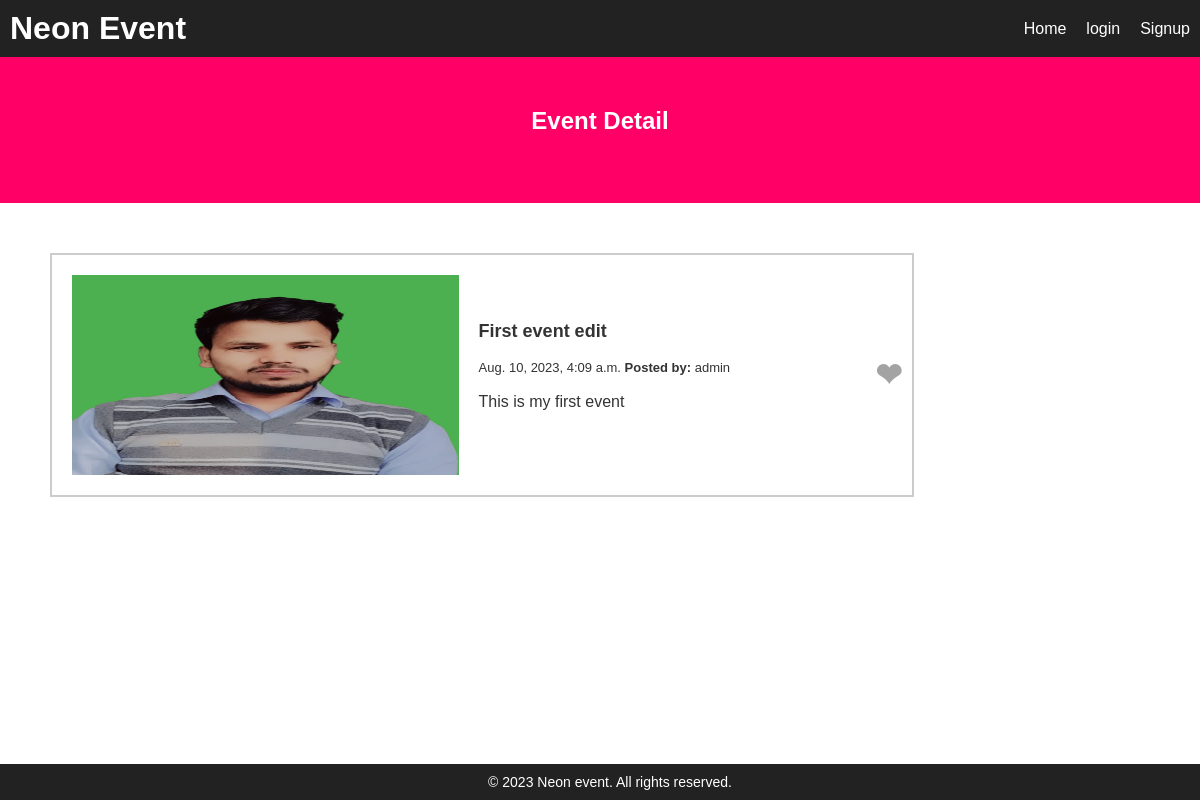
Screenshot of /event_detail/17 with the database file from the repository.
### app1/models.py (models this page shows)
class Event(models.Model):
    user_id =models.ForeignKey(User,on_delete=models.CASCADE)
    title =models.CharField(max_length=150)
    dec =models.TextField()
    liked =models.ManyToManyField(User, default=None, blank=True,related_name='liked')
    date = models.DateTimeField(auto_now_add=True,null=True)
    img=models.ImageField(upload_to='my_img', null=True, blank=True)

### app1/views.py (the view)
# urls.py: path('event_detail/<int:id>', views.event_detail, name='event_detail'),
def event_detail(request,id):
    event=Event.objects.get(id=id)
    context ={'events':event}
    print(event)
    return render(request, "event_detail.html",context)

### templates/event_detail.html (shortened to what this page needs)
{% extends 'base.html' %}
{% block content %}
{% load static %}
<html lang="en">
<head>
  <link rel="stylesheet" href="/static/css/styles.css">
</head>
<body>
  <section class="hero-section1" style=" background-color: #ff0066; color: #fff;text-align: center;padding: 50px 0; ">
    <div class="container">
      <h2 style="color:white;">Event Detail</h2><br>
    </div>
  </section>
    <div class="column-container">
      <div class="column image-column">
        <img src="{{events.img.url}}"width="100%">
      </div>
      <div class ="column title-column">
        <h3 class = "Title">{{events.title}} </h3><br>
        <p class = "Date">{{events.date}} <b>Posted by:</b> {{events.user_id.username}}</p><br>
        <p class = "Dec">{{events.dec}}</p><br>
      </div>
      <div style="flex: -1; align:center">
        <h1 class=" Like" style=" color:#a3a3a3; size:40px; text-align:center">&#10084</h1>
    </div>
    </div>
</body>
</html>
{% endblock  %}

### static/css/styles.css (style rules this page uses)
body, h1, h2, h3, p, ul, li { margin: 0; padding: 0; font-family: Arial, sans-serif; color: #333; }
.column-container { width:70%; display: flex; align-items: center; border: 2px solid #ccc; margin: 50px; padding: 10px; }
.column { flex: 1; padding: 10px; }
.Date { font-size: small; font-weight: lighter; }
.Title { font-size: large; font-weight: bold; }
.Dec { font-size: medium; }
.image-column img { max-width: 100%; height: 200px; }

### rows the page displays
Event: img (picture), title "First event edit", date "Aug. 10, 2023, 4:09 a.m.", user_id.username "admin", dec "This is my first event"
